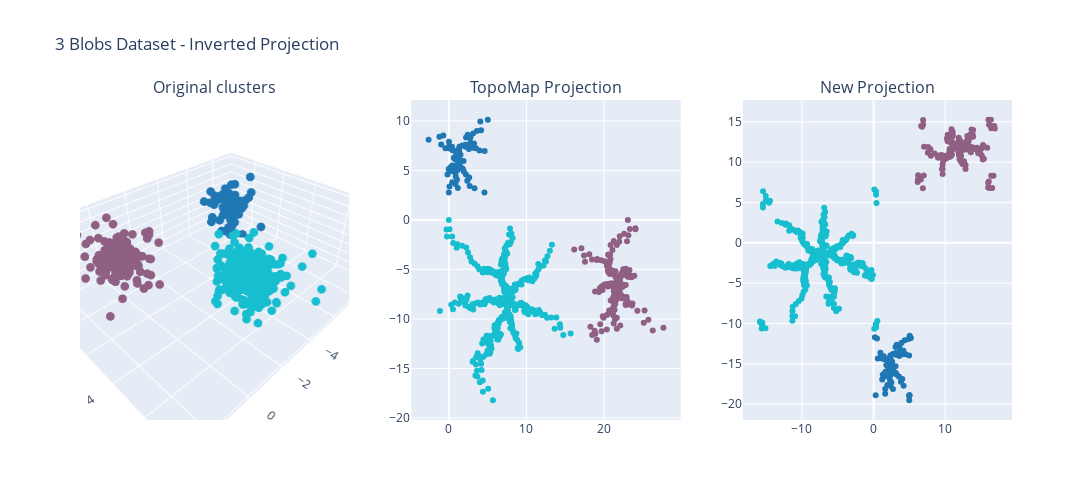

Write notebook code for a chart like this one.
### Code cell
fig = plot_data_projection(df_blobs, proj_blobs, projections_inv)
fig.update_layout(title_text='3 Blobs Dataset - Inverted Projection')
fig.show()

### Figure 1 — Plotly figure (JSON) as saved in the notebook; plotly's stock layout.template omitted (floating-point values rounded to 4 significant figures; data arrays with more than 128 entries replaced by an {"elided": "..."} marker saying what was removed)
{"data": [{"marker": {"color": {"elided": "800 int values"}, "colorscale": [[0, "#1F77B4"], [0.1111, "#FF7F0E"], [0.2222, "#2CA02C"], [0.3333, "#D62728"], [0.4444, "#9467BD"], [0.5556, "#8C564B"], [0.6667, "#E377C2"], [0.7778, "#7F7F7F"], [0.8889, "#BCBD22"], [1, "#17BECF"]], "size": 3}, "mode": "markers", "scene": "scene", "type": "scatter3d", "x": {"elided": "800 float values"}, "y": {"elided": "800 float values"}, "z": {"elided": "800 float values"}}, {"marker": {"color": {"elided": "800 int values"}, "colorscale": [[0, "#1F77B4"], [0.1111, "#FF7F0E"], [0.2222, "#2CA02C"], [0.3333, "#D62728"], [0.4444, "#9467BD"], [0.5556, "#8C564B"], [0.6667, "#E377C2"], [0.7778, "#7F7F7F"], [0.8889, "#BCBD22"], [1, "#17BECF"]]}, "mode": "markers", "type": "scatter", "x": {"elided": "800 float values"}, "xaxis": "x", "y": {"elided": "800 float values"}, "yaxis": "y"}, {"marker": {"color": {"elided": "800 int values"}, "colorscale": [[0, "#1F77B4"], [0.1111, "#FF7F0E"], [0.2222, "#2CA02C"], [0.3333, "#D62728"], [0.4444, "#9467BD"], [0.5556, "#8C564B"], [0.6667, "#E377C2"], [0.7778, "#7F7F7F"], [0.8889, "#BCBD22"], [1, "#17BECF"]]}, "mode": "markers", "type": "scatter", "x": {"elided": "800 float values"}, "xaxis": "x2", "y": {"elided": "800 float values"}, "yaxis": "y2"}], "layout": {"annotations": [{"font": {"size": 16}, "showarrow": false, "text": "Original clusters", "x": 0.1444, "xanchor": "center", "xref": "paper", "y": 1, "yanchor": "bottom", "yref": "paper"}, {"font": {"size": 16}, "showarrow": false, "text": "TopoMap Projection", "x": 0.5, "xanchor": "center", "xref": "paper", "y": 1, "yanchor": "bottom", "yref": "paper"}, {"font": {"size": 16}, "showarrow": false, "text": "New Projection", "x": 0.8556, "xanchor": "center", "xref": "paper", "y": 1, "yanchor": "bottom", "yref": "paper"}], "height": 500, "scene": {"domain": {"x": [0, 0.2889], "y": [0, 1]}}, "showlegend": false, "title": {"text": "3 Blobs Dataset - Inverted Projection"}, "width": 1200, "xaxis": {"anchor": "y", "domain": [0.3556, 0.6444]}, "xaxis2": {"anchor": "y2", "domain": [0.7111, 1]}, "yaxis": {"anchor": "x", "domain": [0, 1]}, "yaxis2": {"anchor": "x2", "domain": [0, 1]}}}
